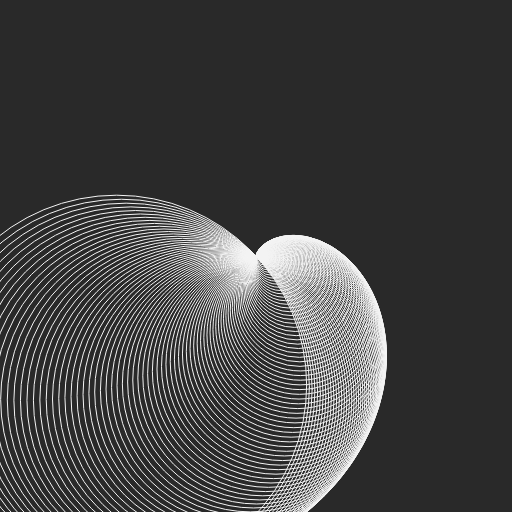
Frame 1 (no input)
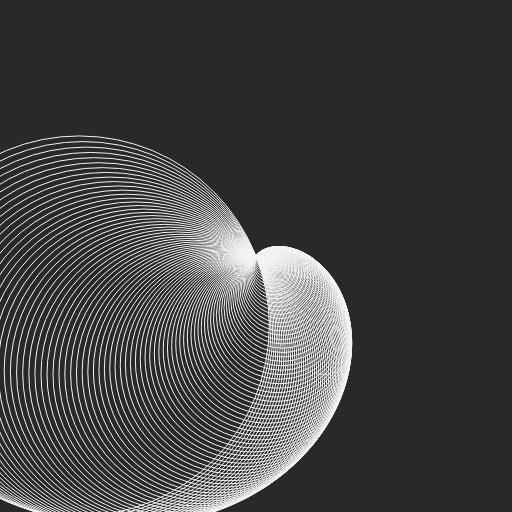
Frame 60 (no input)
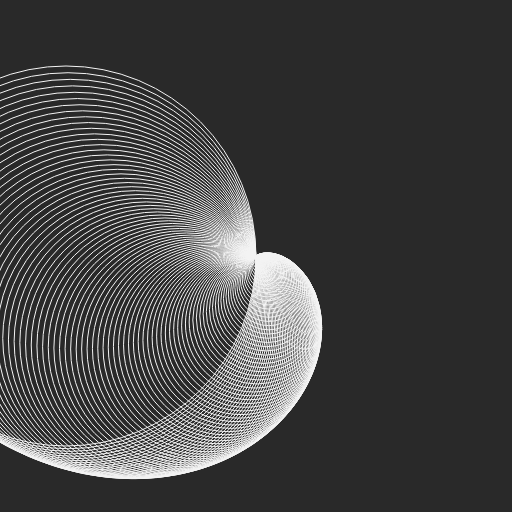
Frame 120 (the mouse pressed at the canvas centre since frame 60)

The p5.js sketch that drew these frames (run headless with seeded random() and noise() and a simulated clock; from frame 60 on, the mouse is pressed at the canvas centre):

// p5.js sketch
// ── sketch.js
const WIDTH = 512
const HEIGHT = 512

function setup () {
  createCanvas(WIDTH, HEIGHT)
  pixelDensity(1)
}

function draw () {
  background(41)

  translate(width / 2, height / 2)

  stroke(244)
  noFill()

  for (let r = 8; r < 384; r += 4) {
    push()
    translate(
      cos((r + frameCount) / 1000 * TWO_PI) * r / 2,
      sin((r + frameCount) / 1000 * TWO_PI) * r / 2
    )
    circle(0, 0, r)
    pop()
  }

  // noLoop()
}
